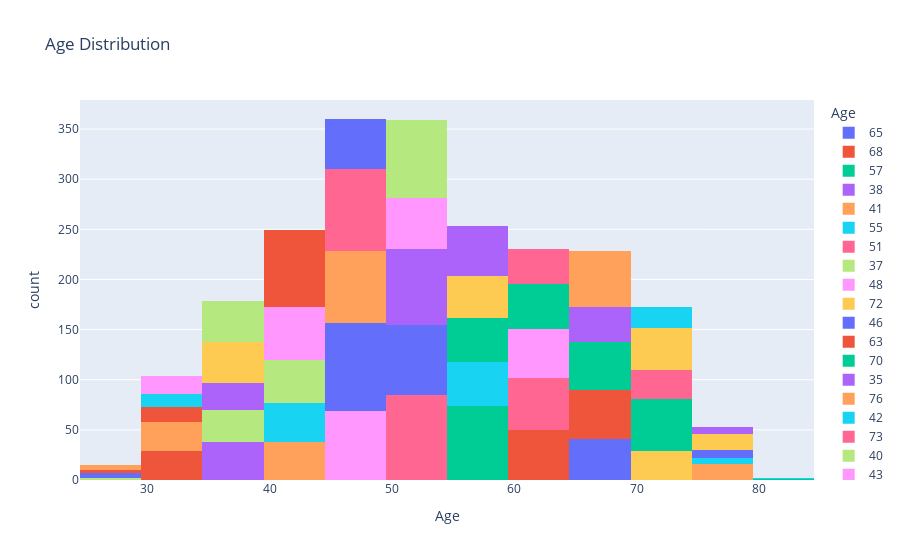

Notebook source saved alongside this figure:
### Code cell
fig1 = px.histogram(df, x="Age", nbins=25, color='Age', title="Age Distribution")
fig1.show()

### Figure 1 — Plotly figure (JSON) as saved in the notebook; plotly's stock layout.template omitted (floating-point values rounded to 4 significant figures)
{"data": [{"alignmentgroup": "True", "bingroup": "x", "hovertemplate": "Age=%{x}<br>count=%{y}<extra></extra>", "legendgroup": "65", "marker": {"color": "#636efa", "pattern": {"shape": ""}}, "name": "65", "nbinsx": 25, "offsetgroup": "65", "orientation": "v", "showlegend": true, "type": "histogram", "x": [65, 65, 65, 65, 65, 65, 65, 65, 65, 65, 65, 65, 65, 65, 65, 65, 65, 65, 65, 65, 65, 65, 65, 65, 65, 65, 65, 65, 65, 65, 65, 65, 65, 65, 65, 65, 65, 65, 65, 65, 65], "xaxis": "x", "yaxis": "y"}, {"alignmentgroup": "True", "bingroup": "x", "hovertemplate": "Age=%{x}<br>count=%{y}<extra></extra>", "legendgroup": "68", "marker": {"color": "#EF553B", "pattern": {"shape": ""}}, "name": "68", "nbinsx": 25, "offsetgroup": "68", "orientation": "v", "showlegend": true, "type": "histogram", "x": [68, 68, 68, 68, 68, 68, 68, 68, 68, 68, 68, 68, 68, 68, 68, 68, 68, 68, 68, 68, 68, 68, 68, 68, 68, 68, 68, 68, 68, 68, 68, 68, 68, 68, 68, 68, 68, 68, 68, 68, 68, 68, 68, 68, 68, 68, 68, 68, 68], "xaxis": "x", "yaxis": "y"}, {"alignmentgroup": "True", "bingroup": "x", "hovertemplate": "Age=%{x}<br>count=%{y}<extra></extra>", "legendgroup": "57", "marker": {"color": "#00cc96", "pattern": {"shape": ""}}, "name": "57", "nbinsx": 25, "offsetgroup": "57", "orientation": "v", "showlegend": true, "type": "histogram", "x": [57, 57, 57, 57, 57, 57, 57, 57, 57, 57, 57, 57, 57, 57, 57, 57, 57, 57, 57, 57, 57, 57, 57, 57, 57, 57, 57, 57, 57, 57, 57, 57, 57, 57, 57, 57, 57, 57, 57, 57, 57, 57, 57, 57, 57, 57, 57, 57, 57, 57, 57, 57, 57, 57, 57, 57, 57, 57, 57, 57, 57, 57, 57, 57, 57, 57, 57, 57, 57, 57, 57, 57, 57, 57], "xaxis": "x", "yaxis": "y"}, {"alignmentgroup": "True", "bingroup": "x", "hovertemplate": "Age=%{x}<br>count=%{y}<extra></extra>", "legendgroup": "38", "marker": {"color": "#ab63fa", "pattern": {"shape": ""}}, "name": "38", "nbinsx": 25, "offsetgroup": "38", "orientation": "v", "showlegend": true, "type": "histogram", "x": [38, 38, 38, 38, 38, 38, 38, 38, 38, 38, 38, 38, 38, 38, 38, 38, 38, 38, 38, 38, 38, 38, 38, 38, 38, 38, 38, 38, 38, 38, 38, 38, 38, 38, 38, 38, 38, 38], "xaxis": "x", "yaxis": "y"}, {"alignmentgroup": "True", "bingroup": "x", "hovertemplate": "Age=%{x}<br>count=%{y}<extra></extra>", "legendgroup": "41", "marker": {"color": "#FFA15A", "pattern": {"shape": ""}}, "name": "41", "nbinsx": 25, "offsetgroup": "41", "orientation": "v", "showlegend": true, "type": "histogram", "x": [41, 41, 41, 41, 41, 41, 41, 41, 41, 41, 41, 41, 41, 41, 41, 41, 41, 41, 41, 41, 41, 41, 41, 41, 41, 41, 41, 41, 41, 41, 41, 41, 41, 41, 41, 41, 41, 41], "xaxis": "x", "yaxis": "y"}, {"alignmentgroup": "True", "bingroup": "x", "hovertemplate": "Age=%{x}<br>count=%{y}<extra></extra>", "legendgroup": "55", "marker": {"color": "#19d3f3", "pattern": {"shape": ""}}, "name": "55", "nbinsx": 25, "offsetgroup": "55", "orientation": "v", "showlegend": true, "type": "histogram", "x": [55, 55, 55, 55, 55, 55, 55, 55, 55, 55, 55, 55, 55, 55, 55, 55, 55, 55, 55, 55, 55, 55, 55, 55, 55, 55, 55, 55, 55, 55, 55, 55, 55, 55, 55, 55, 55, 55, 55, 55, 55, 55, 55, 55], "xaxis": "x", "yaxis": "y"}, {"alignmentgroup": "True", "bingroup": "x", "hovertemplate": "Age=%{x}<br>count=%{y}<extra></extra>", "legendgroup": "51", "marker": {"color": "#FF6692", "pattern": {"shape": ""}}, "name": "51", "nbinsx": 25, "offsetgroup": "51", "orientation": "v", "showlegend": true, "type": "histogram", "x": [51, 51, 51, 51, 51, 51, 51, 51, 51, 51, 51, 51, 51, 51, 51, 51, 51, 51, 51, 51, 51, 51, 51, 51, 51, 51, 51, 51, 51, 51, 51, 51, 51, 51, 51, 51, 51, 51, 51, 51, 51, 51, 51, 51, 51, 51, 51, 51, 51, 51, 51, 51, 51, 51, 51, 51, 51, 51, 51, 51, 51, 51, 51, 51, 51, 51, 51, 51, 51, 51, 51, 51, 51, 51, 51, 51, 51, 51, 51, 51, 51, 51, 51, 51, 51], "xaxis": "x", "yaxis": "y"}, {"alignmentgroup": "True", "bingroup": "x", "hovertemplate": "Age=%{x}<br>count=%{y}<extra></extra>", "legendgroup": "37", "marker": {"color": "#B6E880", "pattern": {"shape": ""}}, "name": "37", "nbinsx": 25, "offsetgroup": "37", "orientation": "v", "showlegend": true, "type": "histogram", "x": [37, 37, 37, 37, 37, 37, 37, 37, 37, 37, 37, 37, 37, 37, 37, 37, 37, 37, 37, 37, 37, 37, 37, 37, 37, 37, 37, 37, 37, 37, 37, 37], "xaxis": "x", "yaxis": "y"}, {"alignmentgroup": "True", "bingroup": "x", "hovertemplate": "Age=%{x}<br>count=%{y}<extra></extra>", "legendgroup": "48", "marker": {"color": "#FF97FF", "pattern": {"shape": ""}}, "name": "48", "nbinsx": 25, "offsetgroup": "48", "orientation": "v", "showlegend": true, "type": "histogram", "x": [48, 48, 48, 48, 48, 48, 48, 48, 48, 48, 48, 48, 48, 48, 48, 48, 48, 48, 48, 48, 48, 48, 48, 48, 48, 48, 48, 48, 48, 48, 48, 48, 48, 48, 48, 48, 48, 48, 48, 48, 48, 48, 48, 48, 48, 48, 48, 48, 48, 48, 48, 48, 48, 48, 48, 48, 48, 48, 48, 48, 48, 48, 48, 48, 48, 48, 48, 48, 48], "xaxis": "x", "yaxis": "y"}, {"alignmentgroup": "True", "bingroup": "x", "hovertemplate": "Age=%{x}<br>count=%{y}<extra></extra>", "legendgroup": "72", "marker": {"color": "#FECB52", "pattern": {"shape": ""}}, "name": "72", "nbinsx": 25, "offsetgroup": "72", "orientation": "v", "showlegend": true, "type": "histogram", "x": [72, 72, 72, 72, 72, 72, 72, 72, 72, 72, 72, 72, 72, 72, 72, 72, 72, 72, 72, 72, 72, 72, 72, 72, 72, 72, 72, 72, 72], "xaxis": "x", "yaxis": "y"}, {"alignmentgroup": "True", "bingroup": "x", "hovertemplate": "Age=%{x}<br>count=%{y}<extra></extra>", "legendgroup": "46", "marker": {"color": "#636efa", "pattern": {"shape": ""}}, "name": "46", "nbinsx": 25, "offsetgroup": "46", "orientation": "v", "showlegend": true, "type": "histogram", "x": [46, 46, 46, 46, 46, 46, 46, 46, 46, 46, 46, 46, 46, 46, 46, 46, 46, 46, 46, 46, 46, 46, 46, 46, 46, 46, 46, 46, 46, 46, 46, 46, 46, 46, 46, 46, 46, 46, 46, 46, 46, 46, 46, 46, 46, 46, 46, 46, 46, 46, 46, 46, 46, 46, 46, 46, 46, 46, 46, 46, 46, 46, 46, 46, 46, 46, 46, 46, 46, 46, 46, 46, 46, 46, 46, 46, 46, 46, 46, 46, 46, 46, 46, 46, 46, 46, 46, 46], "xaxis": "x", "yaxis": "y"}, {"alignmentgroup": "True", "bingroup": "x", "hovertemplate": "Age=%{x}<br>count=%{y}<extra></extra>", "legendgroup": "63", "marker": {"color": "#EF553B", "pattern": {"shape": ""}}, "name": "63", "nbinsx": 25, "offsetgroup": "63", "orientation": "v", "showlegend": true, "type": "histogram", "x": [63, 63, 63, 63, 63, 63, 63, 63, 63, 63, 63, 63, 63, 63, 63, 63, 63, 63, 63, 63, 63, 63, 63, 63, 63, 63, 63, 63, 63, 63, 63, 63, 63, 63, 63, 63, 63, 63, 63, 63, 63, 63, 63, 63, 63, 63, 63, 63, 63, 63], "xaxis": "x", "yaxis": "y"}, {"alignmentgroup": "True", "bingroup": "x", "hovertemplate": "Age=%{x}<br>count=%{y}<extra></extra>", "legendgroup": "70", "marker": {"color": "#00cc96", "pattern": {"shape": ""}}, "name": "70", "nbinsx": 25, "offsetgroup": "70", "orientation": "v", "showlegend": true, "type": "histogram", "x": [70, 70, 70, 70, 70, 70, 70, 70, 70, 70, 70, 70, 70, 70, 70, 70, 70, 70, 70, 70, 70, 70, 70, 70, 70, 70, 70, 70, 70, 70, 70, 70, 70, 70, 70, 70, 70, 70, 70, 70, 70, 70, 70, 70, 70, 70, 70, 70, 70, 70, 70, 70], "xaxis": "x", "yaxis": "y"}, {"alignmentgroup": "True", "bingroup": "x", "hovertemplate": "Age=%{x}<br>count=%{y}<extra></extra>", "legendgroup": "35", "marker": {"color": "#ab63fa", "pattern": {"shape": ""}}, "name": "35", "nbinsx": 25, "offsetgroup": "35", "orientation": "v", "showlegend": true, "type": "histogram", "x": [35, 35, 35, 35, 35, 35, 35, 35, 35, 35, 35, 35, 35, 35, 35, 35, 35, 35, 35, 35, 35, 35, 35, 35, 35, 35, 35], "xaxis": "x", "yaxis": "y"}, {"alignmentgroup": "True", "bingroup": "x", "hovertemplate": "Age=%{x}<br>count=%{y}<extra></extra>", "legendgroup": "76", "marker": {"color": "#FFA15A", "pattern": {"shape": ""}}, "name": "76", "nbinsx": 25, "offsetgroup": "76", "orientation": "v", "showlegend": true, "type": "histogram", "x": [76, 76, 76, 76, 76, 76, 76, 76, 76, 76, 76, 76, 76, 76, 76, 76], "xaxis": "x", "yaxis": "y"}, {"alignmentgroup": "True", "bingroup": "x", "hovertemplate": "Age=%{x}<br>count=%{y}<extra></extra>", "legendgroup": "42", "marker": {"color": "#19d3f3", "pattern": {"shape": ""}}, "name": "42", "nbinsx": 25, "offsetgroup": "42", "orientation": "v", "showlegend": true, "type": "histogram", "x": [42, 42, 42, 42, 42, 42, 42, 42, 42, 42, 42, 42, 42, 42, 42, 42, 42, 42, 42, 42, 42, 42, 42, 42, 42, 42, 42, 42, 42, 42, 42, 42, 42, 42, 42, 42, 42, 42, 42], "xaxis": "x", "yaxis": "y"}, {"alignmentgroup": "True", "bingroup": "x", "hovertemplate": "Age=%{x}<br>count=%{y}<extra></extra>", "legendgroup": "73", "marker": {"color": "#FF6692", "pattern": {"shape": ""}}, "name": "73", "nbinsx": 25, "offsetgroup": "73", "orientation": "v", "showlegend": true, "type": "histogram", "x": [73, 73, 73, 73, 73, 73, 73, 73, 73, 73, 73, 73, 73, 73, 73, 73, 73, 73, 73, 73, 73, 73, 73, 73, 73, 73, 73, 73, 73], "xaxis": "x", "yaxis": "y"}, {"alignmentgroup": "True", "bingroup": "x", "hovertemplate": "Age=%{x}<br>count=%{y}<extra></extra>", "legendgroup": "40", "marker": {"color": "#B6E880", "pattern": {"shape": ""}}, "name": "40", "nbinsx": 25, "offsetgroup": "40", "orientation": "v", "showlegend": true, "type": "histogram", "x": [40, 40, 40, 40, 40, 40, 40, 40, 40, 40, 40, 40, 40, 40, 40, 40, 40, 40, 40, 40, 40, 40, 40, 40, 40, 40, 40, 40, 40, 40, 40, 40, 40, 40, 40, 40, 40, 40, 40, 40, 40, 40, 40], "xaxis": "x", "yaxis": "y"}, {"alignmentgroup": "True", "bingroup": "x", "hovertemplate": "Age=%{x}<br>count=%{y}<extra></extra>", "legendgroup": "43", "marker": {"color": "#FF97FF", "pattern": {"shape": ""}}, "name": "43", "nbinsx": 25, "offsetgroup": "43", "orientation": "v", "showlegend": true, "type": "histogram", "x": [43, 43, 43, 43, 43, 43, 43, 43, 43, 43, 43, 43, 43, 43, 43, 43, 43, 43, 43, 43, 43, 43, 43, 43, 43, 43, 43, 43, 43, 43, 43, 43, 43, 43, 43, 43, 43, 43, 43, 43, 43, 43, 43, 43, 43, 43, 43, 43, 43, 43, 43, 43, 43], "xaxis": "x", "yaxis": "y"}, {"alignmentgroup": "True", "bingroup": "x", "hovertemplate": "Age=%{x}<br>count=%{y}<extra></extra>", "legendgroup": "71", "marker": {"color": "#FECB52", "pattern": {"shape": ""}}, "name": "71", "nbinsx": 25, "offsetgroup": "71", "orientation": "v", "showlegend": true, "type": "histogram", "x": [71, 71, 71, 71, 71, 71, 71, 71, 71, 71, 71, 71, 71, 71, 71, 71, 71, 71, 71, 71, 71, 71, 71, 71, 71, 71, 71, 71, 71, 71, 71, 71, 71, 71, 71, 71, 71, 71, 71, 71, 71, 71], "xaxis": "x", "yaxis": "y"}, {"alignmentgroup": "True", "bingroup": "x", "hovertemplate": "Age=%{x}<br>count=%{y}<extra></extra>", "legendgroup": "53", "marker": {"color": "#636efa", "pattern": {"shape": ""}}, "name": "53", "nbinsx": 25, "offsetgroup": "53", "orientation": "v", "showlegend": true, "type": "histogram", "x": [53, 53, 53, 53, 53, 53, 53, 53, 53, 53, 53, 53, 53, 53, 53, 53, 53, 53, 53, 53, 53, 53, 53, 53, 53, 53, 53, 53, 53, 53, 53, 53, 53, 53, 53, 53, 53, 53, 53, 53, 53, 53, 53, 53, 53, 53, 53, 53, 53, 53, 53, 53, 53, 53, 53, 53, 53, 53, 53, 53, 53, 53, 53, 53, 53, 53, 53, 53, 53, 53], "xaxis": "x", "yaxis": "y"}, {"alignmentgroup": "True", "bingroup": "x", "hovertemplate": "Age=%{x}<br>count=%{y}<extra></extra>", "legendgroup": "33", "marker": {"color": "#EF553B", "pattern": {"shape": ""}}, "name": "33", "nbinsx": 25, "offsetgroup": "33", "orientation": "v", "showlegend": true, "type": "histogram", "x": [33, 33, 33, 33, 33, 33, 33, 33, 33, 33, 33, 33, 33, 33, 33, 33, 33, 33, 33, 33, 33, 33, 33, 33, 33, 33, 33, 33, 33], "xaxis": "x", "yaxis": "y"}, {"alignmentgroup": "True", "bingroup": "x", "hovertemplate": "Age=%{x}<br>count=%{y}<extra></extra>", "legendgroup": "59", "marker": {"color": "#00cc96", "pattern": {"shape": ""}}, "name": "59", "nbinsx": 25, "offsetgroup": "59", "orientation": "v", "showlegend": true, "type": "histogram", "x": [59, 59, 59, 59, 59, 59, 59, 59, 59, 59, 59, 59, 59, 59, 59, 59, 59, 59, 59, 59, 59, 59, 59, 59, 59, 59, 59, 59, 59, 59, 59, 59, 59, 59, 59, 59, 59, 59, 59, 59, 59, 59, 59, 59], "xaxis": "x", "yaxis": "y"}, {"alignmentgroup": "True", "bingroup": "x", "hovertemplate": "Age=%{x}<br>count=%{y}<extra></extra>", "legendgroup": "52", "marker": {"color": "#ab63fa", "pattern": {"shape": ""}}, "name": "52", "nbinsx": 25, "offsetgroup": "52", "orientation": "v", "showlegend": true, "type": "histogram", "x": [52, 52, 52, 52, 52, 52, 52, 52, 52, 52, 52, 52, 52, 52, 52, 52, 52, 52, 52, 52, 52, 52, 52, 52, 52, 52, 52, 52, 52, 52, 52, 52, 52, 52, 52, 52, 52, 52, 52, 52, 52, 52, 52, 52, 52, 52, 52, 52, 52, 52, 52, 52, 52, 52, 52, 52, 52, 52, 52, 52, 52, 52, 52, 52, 52, 52, 52, 52, 52, 52, 52, 52, 52, 52, 52], "xaxis": "x", "yaxis": "y"}, {"alignmentgroup": "True", "bingroup": "x", "hovertemplate": "Age=%{x}<br>count=%{y}<extra></extra>", "legendgroup": "49", "marker": {"color": "#FFA15A", "pattern": {"shape": ""}}, "name": "49", "nbinsx": 25, "offsetgroup": "49", "orientation": "v", "showlegend": true, "type": "histogram", "x": [49, 49, 49, 49, 49, 49, 49, 49, 49, 49, 49, 49, 49, 49, 49, 49, 49, 49, 49, 49, 49, 49, 49, 49, 49, 49, 49, 49, 49, 49, 49, 49, 49, 49, 49, 49, 49, 49, 49, 49, 49, 49, 49, 49, 49, 49, 49, 49, 49, 49, 49, 49, 49, 49, 49, 49, 49, 49, 49, 49, 49, 49, 49, 49, 49, 49, 49, 49, 49, 49, 49], "xaxis": "x", "yaxis": "y"}, {"alignmentgroup": "True", "bingroup": "x", "hovertemplate": "Age=%{x}<br>count=%{y}<extra></extra>", "legendgroup": "79", "marker": {"color": "#19d3f3", "pattern": {"shape": ""}}, "name": "79", "nbinsx": 25, "offsetgroup": "79", "orientation": "v", "showlegend": true, "type": "histogram", "x": [79, 79, 79, 79, 79, 79], "xaxis": "x", "yaxis": "y"}, {"alignmentgroup": "True", "bingroup": "x", "hovertemplate": "Age=%{x}<br>count=%{y}<extra></extra>", "legendgroup": "47", "marker": {"color": "#FF6692", "pattern": {"shape": ""}}, "name": "47", "nbinsx": 25, "offsetgroup": "47", "orientation": "v", "showlegend": true, "type": "histogram", "x": [47, 47, 47, 47, 47, 47, 47, 47, 47, 47, 47, 47, 47, 47, 47, 47, 47, 47, 47, 47, 47, 47, 47, 47, 47, 47, 47, 47, 47, 47, 47, 47, 47, 47, 47, 47, 47, 47, 47, 47, 47, 47, 47, 47, 47, 47, 47, 47, 47, 47, 47, 47, 47, 47, 47, 47, 47, 47, 47, 47, 47, 47, 47, 47, 47, 47, 47, 47, 47, 47, 47, 47, 47, 47, 47, 47, 47, 47, 47, 47, 47, 47], "xaxis": "x", "yaxis": "y"}, {"alignmentgroup": "True", "bingroup": "x", "hovertemplate": "Age=%{x}<br>count=%{y}<extra></extra>", "legendgroup": "26", "marker": {"color": "#B6E880", "pattern": {"shape": ""}}, "name": "26", "nbinsx": 25, "offsetgroup": "26", "orientation": "v", "showlegend": true, "type": "histogram", "x": [26, 26], "xaxis": "x", "yaxis": "y"}, {"alignmentgroup": "True", "bingroup": "x", "hovertemplate": "Age=%{x}<br>count=%{y}<extra></extra>", "legendgroup": "54", "marker": {"color": "#FF97FF", "pattern": {"shape": ""}}, "name": "54", "nbinsx": 25, "offsetgroup": "54", "orientation": "v", "showlegend": true, "type": "histogram", "x": [54, 54, 54, 54, 54, 54, 54, 54, 54, 54, 54, 54, 54, 54, 54, 54, 54, 54, 54, 54, 54, 54, 54, 54, 54, 54, 54, 54, 54, 54, 54, 54, 54, 54, 54, 54, 54, 54, 54, 54, 54, 54, 54, 54, 54, 54, 54, 54, 54, 54, 54], "xaxis": "x", "yaxis": "y"}, {"alignmentgroup": "True", "bingroup": "x", "hovertemplate": "Age=%{x}<br>count=%{y}<extra></extra>", "legendgroup": "58", "marker": {"color": "#FECB52", "pattern": {"shape": ""}}, "name": "58", "nbinsx": 25, "offsetgroup": "58", "orientation": "v", "showlegend": true, "type": "histogram", "x": [58, 58, 58, 58, 58, 58, 58, 58, 58, 58, 58, 58, 58, 58, 58, 58, 58, 58, 58, 58, 58, 58, 58, 58, 58, 58, 58, 58, 58, 58, 58, 58, 58, 58, 58, 58, 58, 58, 58, 58, 58], "xaxis": "x", "yaxis": "y"}, {"alignmentgroup": "True", "bingroup": "x", "hovertemplate": "Age=%{x}<br>count=%{y}<extra></extra>", "legendgroup": "45", "marker": {"color": "#636efa", "pattern": {"shape": ""}}, "name": "45", "nbinsx": 25, "offsetgroup": "45", "orientation": "v", "showlegend": true, "type": "histogram", "x": [45, 45, 45, 45, 45, 45, 45, 45, 45, 45, 45, 45, 45, 45, 45, 45, 45, 45, 45, 45, 45, 45, 45, 45, 45, 45, 45, 45, 45, 45, 45, 45, 45, 45, 45, 45, 45, 45, 45, 45, 45, 45, 45, 45, 45, 45, 45, 45, 45, 45], "xaxis": "x", "yaxis": "y"}, {"alignmentgroup": "True", "bingroup": "x", "hovertemplate": "Age=%{x}<br>count=%{y}<extra></extra>", "legendgroup": "44", "marker": {"color": "#EF553B", "pattern": {"shape": ""}}, "name": "44", "nbinsx": 25, "offsetgroup": "44", "orientation": "v", "showlegend": true, "type": "histogram", "x": [44, 44, 44, 44, 44, 44, 44, 44, 44, 44, 44, 44, 44, 44, 44, 44, 44, 44, 44, 44, 44, 44, 44, 44, 44, 44, 44, 44, 44, 44, 44, 44, 44, 44, 44, 44, 44, 44, 44, 44, 44, 44, 44, 44, 44, 44, 44, 44, 44, 44, 44, 44, 44, 44, 44, 44, 44, 44, 44, 44, 44, 44, 44, 44, 44, 44, 44, 44, 44, 44, 44, 44, 44, 44, 44, 44], "xaxis": "x", "yaxis": "y"}, {"alignmentgroup": "True", "bingroup": "x", "hovertemplate": "Age=%{x}<br>count=%{y}<extra></extra>", "legendgroup": "67", "marker": {"color": "#00cc96", "pattern": {"shape": ""}}, "name": "67", "nbinsx": 25, "offsetgroup": "67", "orientation": "v", "showlegend": true, "type": "histogram", "x": [67, 67, 67, 67, 67, 67, 67, 67, 67, 67, 67, 67, 67, 67, 67, 67, 67, 67, 67, 67, 67, 67, 67, 67, 67, 67, 67, 67, 67, 67, 67, 67, 67, 67, 67, 67, 67, 67, 67, 67, 67, 67, 67, 67, 67, 67, 67, 67], "xaxis": "x", "yaxis": "y"}, {"alignmentgroup": "True", "bingroup": "x", "hovertemplate": "Age=%{x}<br>count=%{y}<extra></extra>", "legendgroup": "56", "marker": {"color": "#ab63fa", "pattern": {"shape": ""}}, "name": "56", "nbinsx": 25, "offsetgroup": "56", "orientation": "v", "showlegend": true, "type": "histogram", "x": [56, 56, 56, 56, 56, 56, 56, 56, 56, 56, 56, 56, 56, 56, 56, 56, 56, 56, 56, 56, 56, 56, 56, 56, 56, 56, 56, 56, 56, 56, 56, 56, 56, 56, 56, 56, 56, 56, 56, 56, 56, 56, 56, 56, 56, 56, 56, 56, 56, 56], "xaxis": "x", "yaxis": "y"}, {"alignmentgroup": "True", "bingroup": "x", "hovertemplate": "Age=%{x}<br>count=%{y}<extra></extra>", "legendgroup": "34", "marker": {"color": "#FFA15A", "pattern": {"shape": ""}}, "name": "34", "nbinsx": 25, "offsetgroup": "34", "orientation": "v", "showlegend": true, "type": "histogram", "x": [34, 34, 34, 34, 34, 34, 34, 34, 34, 34, 34, 34, 34, 34, 34, 34, 34, 34, 34, 34, 34, 34, 34, 34, 34, 34, 34, 34, 34], "xaxis": "x", "yaxis": "y"}, {"alignmentgroup": "True", "bingroup": "x", "hovertemplate": "Age=%{x}<br>count=%{y}<extra></extra>", "legendgroup": "74", "marker": {"color": "#19d3f3", "pattern": {"shape": ""}}, "name": "74", "nbinsx": 25, "offsetgroup": "74", "orientation": "v", "showlegend": true, "type": "histogram", "x": [74, 74, 74, 74, 74, 74, 74, 74, 74, 74, 74, 74, 74, 74, 74, 74, 74, 74, 74, 74, 74], "xaxis": "x", "yaxis": "y"}, {"alignmentgroup": "True", "bingroup": "x", "hovertemplate": "Age=%{x}<br>count=%{y}<extra></extra>", "legendgroup": "64", "marker": {"color": "#FF6692", "pattern": {"shape": ""}}, "name": "64", "nbinsx": 25, "offsetgroup": "64", "orientation": "v", "showlegend": true, "type": "histogram", "x": [64, 64, 64, 64, 64, 64, 64, 64, 64, 64, 64, 64, 64, 64, 64, 64, 64, 64, 64, 64, 64, 64, 64, 64, 64, 64, 64, 64, 64, 64, 64, 64, 64, 64, 64, 64, 64, 64, 64, 64, 64, 64, 64, 64, 64, 64, 64, 64, 64, 64, 64, 64], "xaxis": "x", "yaxis": "y"}, {"alignmentgroup": "True", "bingroup": "x", "hovertemplate": "Age=%{x}<br>count=%{y}<extra></extra>", "legendgroup": "50", "marker": {"color": "#B6E880", "pattern": {"shape": ""}}, "name": "50", "nbinsx": 25, "offsetgroup": "50", "orientation": "v", "showlegend": true, "type": "histogram", "x": [50, 50, 50, 50, 50, 50, 50, 50, 50, 50, 50, 50, 50, 50, 50, 50, 50, 50, 50, 50, 50, 50, 50, 50, 50, 50, 50, 50, 50, 50, 50, 50, 50, 50, 50, 50, 50, 50, 50, 50, 50, 50, 50, 50, 50, 50, 50, 50, 50, 50, 50, 50, 50, 50, 50, 50, 50, 50, 50, 50, 50, 50, 50, 50, 50, 50, 50, 50, 50, 50, 50, 50, 50, 50, 50, 50, 50, 50], "xaxis": "x", "yaxis": "y"}, {"alignmentgroup": "True", "bingroup": "x", "hovertemplate": "Age=%{x}<br>count=%{y}<extra></extra>", "legendgroup": "62", "marker": {"color": "#FF97FF", "pattern": {"shape": ""}}, "name": "62", "nbinsx": 25, "offsetgroup": "62", "orientation": "v", "showlegend": true, "type": "histogram", "x": [62, 62, 62, 62, 62, 62, 62, 62, 62, 62, 62, 62, 62, 62, 62, 62, 62, 62, 62, 62, 62, 62, 62, 62, 62, 62, 62, 62, 62, 62, 62, 62, 62, 62, 62, 62, 62, 62, 62, 62, 62, 62, 62, 62, 62, 62, 62, 62, 62], "xaxis": "x", "yaxis": "y"}, {"alignmentgroup": "True", "bingroup": "x", "hovertemplate": "Age=%{x}<br>count=%{y}<extra></extra>", "legendgroup": "39", "marker": {"color": "#FECB52", "pattern": {"shape": ""}}, "name": "39", "nbinsx": 25, "offsetgroup": "39", "orientation": "v", "showlegend": true, "type": "histogram", "x": [39, 39, 39, 39, 39, 39, 39, 39, 39, 39, 39, 39, 39, 39, 39, 39, 39, 39, 39, 39, 39, 39, 39, 39, 39, 39, 39, 39, 39, 39, 39, 39, 39, 39, 39, 39, 39, 39, 39, 39, 39], "xaxis": "x", "yaxis": "y"}, {"alignmentgroup": "True", "bingroup": "x", "hovertemplate": "Age=%{x}<br>count=%{y}<extra></extra>", "legendgroup": "77", "marker": {"color": "#636efa", "pattern": {"shape": ""}}, "name": "77", "nbinsx": 25, "offsetgroup": "77", "orientation": "v", "showlegend": true, "type": "histogram", "x": [77, 77, 77, 77, 77, 77, 77, 77], "xaxis": "x", "yaxis": "y"}, {"alignmentgroup": "True", "bingroup": "x", "hovertemplate": "Age=%{x}<br>count=%{y}<extra></extra>", "legendgroup": "31", "marker": {"color": "#EF553B", "pattern": {"shape": ""}}, "name": "31", "nbinsx": 25, "offsetgroup": "31", "orientation": "v", "showlegend": true, "type": "histogram", "x": [31, 31, 31, 31, 31, 31, 31, 31, 31, 31, 31, 31, 31, 31, 31], "xaxis": "x", "yaxis": "y"}, {"alignmentgroup": "True", "bingroup": "x", "hovertemplate": "Age=%{x}<br>count=%{y}<extra></extra>", "legendgroup": "60", "marker": {"color": "#00cc96", "pattern": {"shape": ""}}, "name": "60", "nbinsx": 25, "offsetgroup": "60", "orientation": "v", "showlegend": true, "type": "histogram", "x": [60, 60, 60, 60, 60, 60, 60, 60, 60, 60, 60, 60, 60, 60, 60, 60, 60, 60, 60, 60, 60, 60, 60, 60, 60, 60, 60, 60, 60, 60, 60, 60, 60, 60, 60, 60, 60, 60, 60, 60, 60, 60, 60, 60], "xaxis": "x", "yaxis": "y"}, {"alignmentgroup": "True", "bingroup": "x", "hovertemplate": "Age=%{x}<br>count=%{y}<extra></extra>", "legendgroup": "69", "marker": {"color": "#ab63fa", "pattern": {"shape": ""}}, "name": "69", "nbinsx": 25, "offsetgroup": "69", "orientation": "v", "showlegend": true, "type": "histogram", "x": [69, 69, 69, 69, 69, 69, 69, 69, 69, 69, 69, 69, 69, 69, 69, 69, 69, 69, 69, 69, 69, 69, 69, 69, 69, 69, 69, 69, 69, 69, 69, 69, 69, 69, 69], "xaxis": "x", "yaxis": "y"}, {"alignmentgroup": "True", "bingroup": "x", "hovertemplate": "Age=%{x}<br>count=%{y}<extra></extra>", "legendgroup": "66", "marker": {"color": "#FFA15A", "pattern": {"shape": ""}}, "name": "66", "nbinsx": 25, "offsetgroup": "66", "orientation": "v", "showlegend": true, "type": "histogram", "x": [66, 66, 66, 66, 66, 66, 66, 66, 66, 66, 66, 66, 66, 66, 66, 66, 66, 66, 66, 66, 66, 66, 66, 66, 66, 66, 66, 66, 66, 66, 66, 66, 66, 66, 66, 66, 66, 66, 66, 66, 66, 66, 66, 66, 66, 66, 66, 66, 66, 66, 66, 66, 66, 66, 66], "xaxis": "x", "yaxis": "y"}, {"alignmentgroup": "True", "bingroup": "x", "hovertemplate": "Age=%{x}<br>count=%{y}<extra></extra>", "legendgroup": "30", "marker": {"color": "#19d3f3", "pattern": {"shape": ""}}, "name": "30", "nbinsx": 25, "offsetgroup": "30", "orientation": "v", "showlegend": true, "type": "histogram", "x": [30, 30, 30, 30, 30, 30, 30, 30, 30, 30, 30, 30, 30], "xaxis": "x", "yaxis": "y"}, {"alignmentgroup": "True", "bingroup": "x", "hovertemplate": "Age=%{x}<br>count=%{y}<extra></extra>", "legendgroup": "61", "marker": {"color": "#FF6692", "pattern": {"shape": ""}}, "name": "61", "nbinsx": 25, "offsetgroup": "61", "orientation": "v", "showlegend": true, "type": "histogram", "x": [61, 61, 61, 61, 61, 61, 61, 61, 61, 61, 61, 61, 61, 61, 61, 61, 61, 61, 61, 61, 61, 61, 61, 61, 61, 61, 61, 61, 61, 61, 61, 61, 61, 61, 61], "xaxis": "x", "yaxis": "y"}, {"alignmentgroup": "True", "bingroup": "x", "hovertemplate": "Age=%{x}<br>count=%{y}<extra></extra>", "legendgroup": "36", "marker": {"color": "#B6E880", "pattern": {"shape": ""}}, "name": "36", "nbinsx": 25, "offsetgroup": "36", "orientation": "v", "showlegend": true, "type": "histogram", "x": [36, 36, 36, 36, 36, 36, 36, 36, 36, 36, 36, 36, 36, 36, 36, 36, 36, 36, 36, 36, 36, 36, 36, 36, 36, 36, 36, 36, 36, 36, 36, 36, 36, 36, 36, 36, 36, 36, 36, 36, 36], "xaxis": "x", "yaxis": "y"}, {"alignmentgroup": "True", "bingroup": "x", "hovertemplate": "Age=%{x}<br>count=%{y}<extra></extra>", "legendgroup": "32", "marker": {"color": "#FF97FF", "pattern": {"shape": ""}}, "name": "32", "nbinsx": 25, "offsetgroup": "32", "orientation": "v", "showlegend": true, "type": "histogram", "x": [32, 32, 32, 32, 32, 32, 32, 32, 32, 32, 32, 32, 32, 32, 32, 32, 32, 32], "xaxis": "x", "yaxis": "y"}, {"alignmentgroup": "True", "bingroup": "x", "hovertemplate": "Age=%{x}<br>count=%{y}<extra></extra>", "legendgroup": "75", "marker": {"color": "#FECB52", "pattern": {"shape": ""}}, "name": "75", "nbinsx": 25, "offsetgroup": "75", "orientation": "v", "showlegend": true, "type": "histogram", "x": [75, 75, 75, 75, 75, 75, 75, 75, 75, 75, 75, 75, 75, 75, 75, 75], "xaxis": "x", "yaxis": "y"}, {"alignmentgroup": "True", "bingroup": "x", "hovertemplate": "Age=%{x}<br>count=%{y}<extra></extra>", "legendgroup": "29", "marker": {"color": "#636efa", "pattern": {"shape": ""}}, "name": "29", "nbinsx": 25, "offsetgroup": "29", "orientation": "v", "showlegend": true, "type": "histogram", "x": [29, 29, 29, 29, 29], "xaxis": "x", "yaxis": "y"}, {"alignmentgroup": "True", "bingroup": "x", "hovertemplate": "Age=%{x}<br>count=%{y}<extra></extra>", "legendgroup": "28", "marker": {"color": "#EF553B", "pattern": {"shape": ""}}, "name": "28", "nbinsx": 25, "offsetgroup": "28", "orientation": "v", "showlegend": true, "type": "histogram", "x": [28, 28, 28], "xaxis": "x", "yaxis": "y"}, {"alignmentgroup": "True", "bingroup": "x", "hovertemplate": "Age=%{x}<br>count=%{y}<extra></extra>", "legendgroup": "81", "marker": {"color": "#00cc96", "pattern": {"shape": ""}}, "name": "81", "nbinsx": 25, "offsetgroup": "81", "orientation": "v", "showlegend": true, "type": "histogram", "x": [81], "xaxis": "x", "yaxis": "y"}, {"alignmentgroup": "True", "bingroup": "x", "hovertemplate": "Age=%{x}<br>count=%{y}<extra></extra>", "legendgroup": "78", "marker": {"color": "#ab63fa", "pattern": {"shape": ""}}, "name": "78", "nbinsx": 25, "offsetgroup": "78", "orientation": "v", "showlegend": true, "type": "histogram", "x": [78, 78, 78, 78, 78, 78, 78], "xaxis": "x", "yaxis": "y"}, {"alignmentgroup": "True", "bingroup": "x", "hovertemplate": "Age=%{x}<br>count=%{y}<extra></extra>", "legendgroup": "27", "marker": {"color": "#FFA15A", "pattern": {"shape": ""}}, "name": "27", "nbinsx": 25, "offsetgroup": "27", "orientation": "v", "showlegend": true, "type": "histogram", "x": [27, 27, 27, 27, 27], "xaxis": "x", "yaxis": "y"}, {"alignmentgroup": "True", "bingroup": "x", "hovertemplate": "Age=%{x}<br>count=%{y}<extra></extra>", "legendgroup": "82", "marker": {"color": "#19d3f3", "pattern": {"shape": ""}}, "name": "82", "nbinsx": 25, "offsetgroup": "82", "orientation": "v", "showlegend": true, "type": "histogram", "x": [82], "xaxis": "x", "yaxis": "y"}], "layout": {"barmode": "relative", "legend": {"title": {"text": "Age"}, "tracegroupgap": 0}, "title": {"text": "Age Distribution"}, "xaxis": {"anchor": "y", "categoryarray": [65, 68, 57, 38, 41, 55, 51, 37, 48, 72, 46, 63, 70, 35, 76, 42, 73, 40, 43, 71, 53, 33, 59, 52, 49, 79, 47, 26, 54, 58, 45, 44, 67, 56, 34, 74, 64, 50, 62, 39, 77, 31, 60, 69, 66, 30, 61, 36, 32, 75, 29, 28, 81, 78, 27, 82], "categoryorder": "array", "domain": [0, 1], "title": {"text": "Age"}}, "yaxis": {"anchor": "x", "domain": [0, 1], "title": {"text": "count"}}}}
